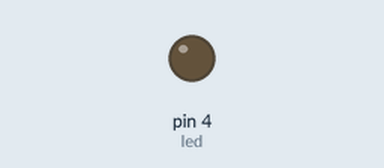
Simulated run of this sketch. Board: Arduino Uno, built with avr-gcc and run on an emulated ATmega328P. Parts: output pins drawn as LEDs (lit = HIGH).

Above: at 1.0 s.
At 3.0 s:
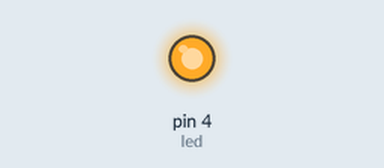
Timing chart, 0 to 5.2 s (numbered marks = the images above):
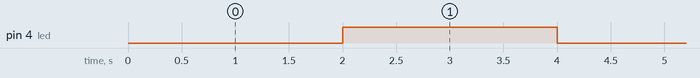

The sketch:

3.ino
```cpp
long segundo1 = 0;
long segundo2 = 0;
int led=4;
void setup()
{
  Serial.begin(9600);
  pinMode(led,OUTPUT);

}

void loop()
{

  segundo1=millis();
  if((segundo1-segundo2)>2000){

      digitalWrite(led,HIGH);
      if((segundo1-segundo2)>4000){
      digitalWrite(led,LOW);
        segundo2=segundo1;
      }

    }
}
```

Measured:
- by itself, pin 4 (led): alternates HIGH for 2.0 s and LOW for 2.0 s
